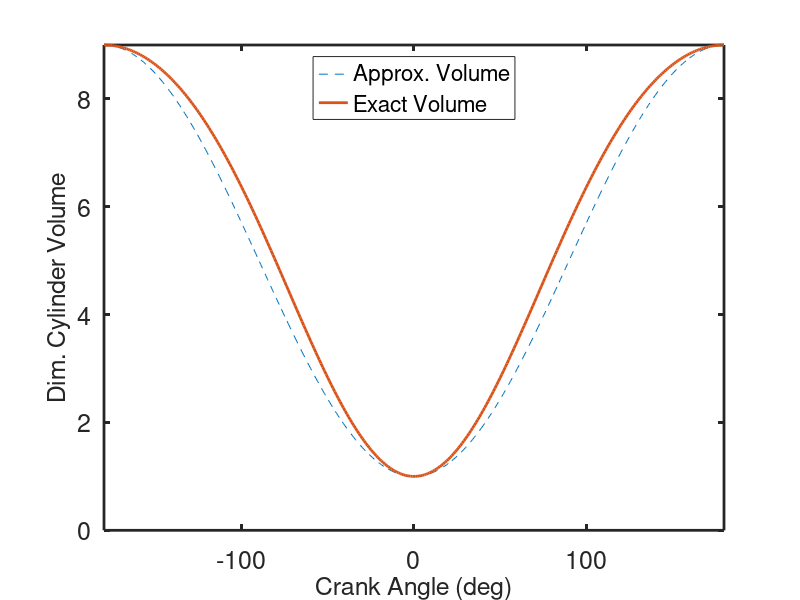

The MATLAB script that drew this image:
function [dim_vol]=Volume( )

r = 9; % compression ratio
s = 8.901796; % stroke (cm)
len= 13.35; %connecting rod length (cm)
ep=s/(2*len);
theta=-180:1:180; %crankangle theta vector
ys1=(1-cosd(theta))/2; %approx y/s
ys2= ys1+ (1-(1- ep^2*sind(theta).^2).^(1/2))/(2*ep); %exact y/s
vol1 = 1+(r-1)*ys1; %approx volume
vol2= 1+(r-1)*ys2; % exact volume

%plot results
figure()
plot(theta,vol1,'--',theta,vol2,'-','linewidth',2);
set(gca,'Xlim',[-180 180],'Ylim',[0 r],'fontsize',18,'linewidth',2);
xlabel('Crank Angle (deg)','fontsize', 18);
ylabel('Dim. Cylinder Volume','fontsize', 18);
legend('Approx. Volume', 'Exact Volume','Location', 'North');

% assign vol2 to output variable dim_vol (dimensionless cylinder volume)
dim_vol=vol2;
end
